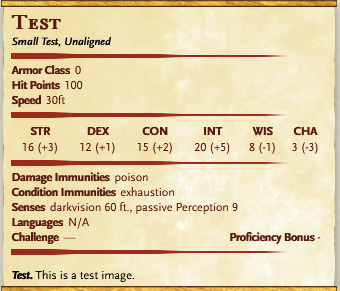
#> input picture src/test/resources/images/testBlock1.png, 340 x 291 px
$ python reader_script.py ../../src/test/resources/images/testBlock1.png
#> lines starting #> are read from the running program, lines starting #| are printed output that depends on the picture


def main():
    try:
        import sys
    except:
        print("ERROR, sys")
    try:
        import pytesseract
    except:
        print("ERROR, pytesseract")

    if (len(sys.argv) != 2):
        print("ERROR, args")
        return

    image = open_and_enhance_image(sys.argv[1])
    text = pytesseract.image_to_string(image, lang='eng')
    print(text)


def open_and_enhance_image(path: str):
    try:
        from PIL import Image, ImageOps, ImageEnhance
    except:
        print("ERROR, PIL")

    image = Image.open(path)
#> image is the input picture: PIL image 340x291 RGBA; mean R, G, B, A 228.6, 210.3, 171.9, 255

    gray_image = ImageOps.grayscale(image)
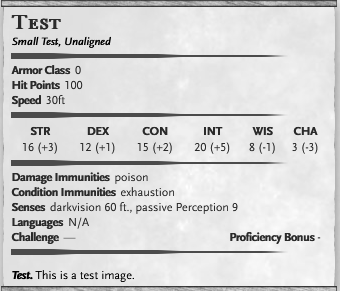
#> gray_image: PIL image 340x291 L; min 0, max 255, mean 211.4
    threshold_image = ImageOps.autocontrast(gray_image, cutoff=0)
    threshold_image = ImageOps.invert(threshold_image)
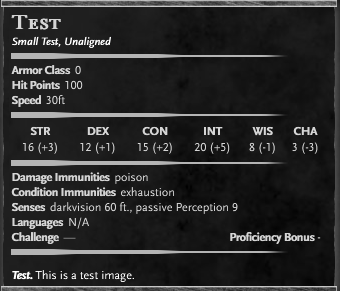
#> threshold_image: PIL image 340x291 L; min 0, max 255, mean 43.6

    enhancer = ImageEnhance.Contrast(threshold_image)
    enhanced_image = enhancer.enhance(1.5)
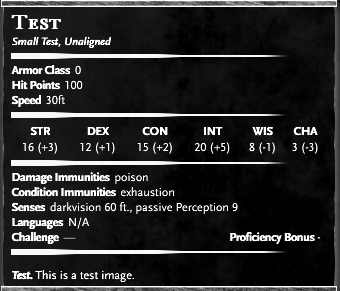
#> enhanced_image: PIL image 340x291 L; min 0, max 255, mean 42.2

    new_size = (enhanced_image.width * 4, enhanced_image.height * 4)
#> new_size = (1360, 1164)
    resized_image = enhanced_image.resize(new_size, Image.Resampling.LANCZOS)
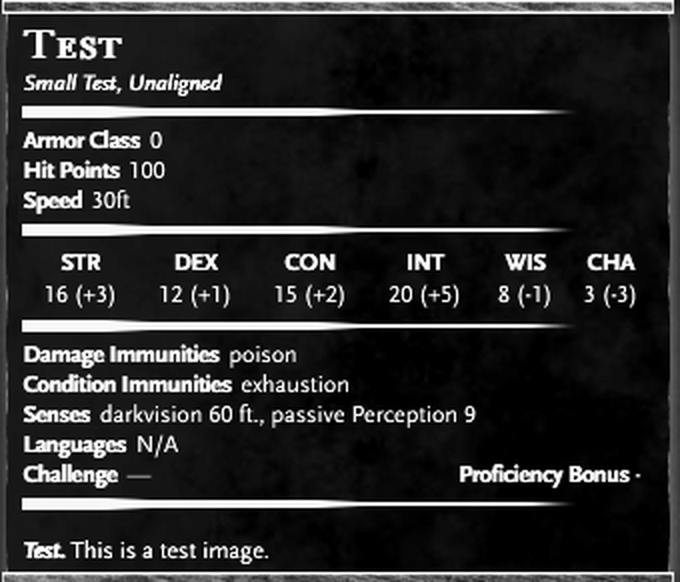
#> resized_image: PIL image 1360x1164 L (shown at 1/2 size); min 0, max 255, mean 41.9

    inverted_image = ImageOps.invert(resized_image)
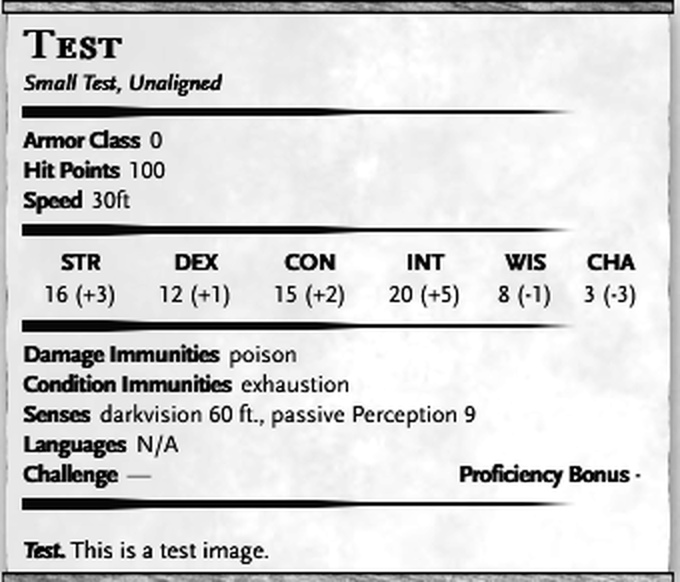
#> inverted_image: PIL image 1360x1164 L (shown at 1/2 size); min 0, max 255, mean 213.1

    return inverted_image


if __name__ == "__main__":
    main()
#> (the call stopped at in main, `text = pytesseract.image_to_string(image, lang='eng')`: pytesseract is not available in this run)
